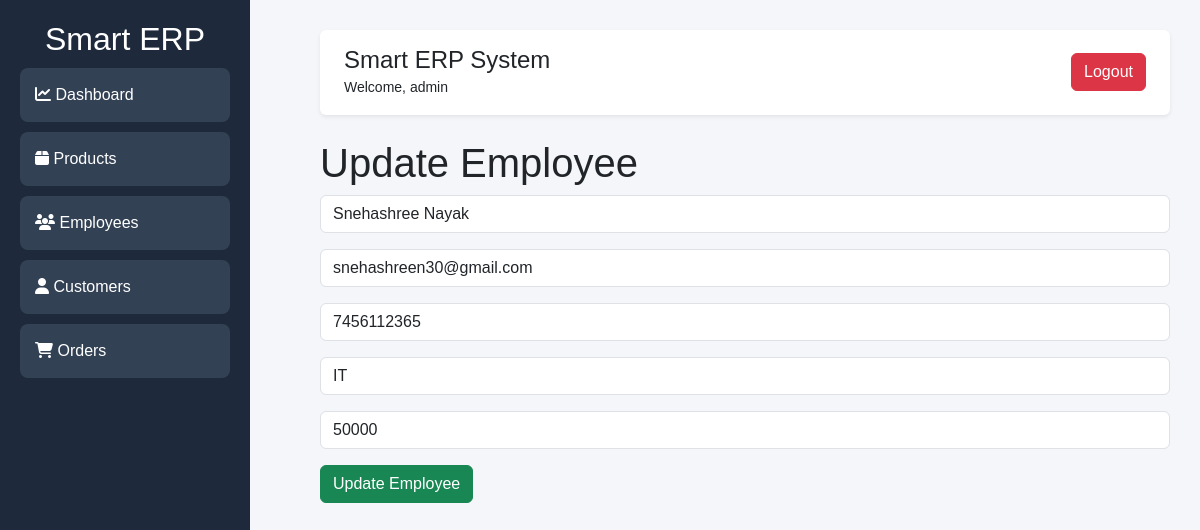
/update-employee/1/ (signed in), run on the app's committed database.
### dashboardapp/models.py (models this page shows, shortened)
class Employee(models.Model):
    name = models.CharField(max_length=100)
    email = models.EmailField()
    phone = models.CharField(max_length=15)
    department = models.CharField(max_length=100)
    salary = models.IntegerField()

### dashboardapp/views.py (the view, shortened to what this page needs)
@login_required(login_url='/login/')
def update_employee(request, id):
    employee = Employee.objects.get(id=id)
    return render(
        request,
        'update_employee.html',
        {
            'employee': employee
        }
    )

### dashboardapp/templates/update_employee.html (shortened to what this page needs)
{% extends 'base.html' %}
{% block content %}
<h1>Update Employee</h1>
<form method="POST">
    <input
        type="text"
        name="name"
        value="{{ employee.name }}"
        class="form-control mb-3"
    >
    <input
        type="email"
        name="email"
        value="{{ employee.email }}"
        class="form-control mb-3"
    >
    <input
        type="text"
        name="phone"
        value="{{ employee.phone }}"
        class="form-control mb-3"
    >
    <input
        type="text"
        name="department"
        value="{{ employee.department }}"
        class="form-control mb-3"
    >
    <input
        type="number"
        name="salary"
        value="{{ employee.salary }}"
        class="form-control mb-3"
    >
    <button
        type="submit"
        class="btn btn-success"
    >
        Update Employee
    </button>
</form>
{% endblock %}

### dashboardapp/templates/base.html (shortened to what this page needs)
<!DOCTYPE html>
<html>
<head>
    <link
    href="https://cdn.jsdelivr.net/npm/bootstrap@5.3.3/dist/css/bootstrap.min.css"
    rel="stylesheet"
>
<link
    rel="stylesheet"
    href="https://cdnjs.cloudflare.com/ajax/libs/font-awesome/6.5.2/css/all.min.css"
>
</head>
<body>
    <div class="sidebar">
        <h2>Smart ERP</h2>
        <ul>
            <li>
    <a href="/">
        <i class="fa-solid fa-chart-line"></i>
        Dashboard
    </a>
</li>
<li>
    <a href="/products/">
        <i class="fa-solid fa-box"></i>
        Products
    </a>
</li>
<li>
    <a href="/employees/">
        <i class="fa-solid fa-users"></i>
        Employees
    </a>
</li>
<li>
    <a href="/customers/">
        <i class="fa-solid fa-user"></i>
        Customers
    </a>
</li>
<li>
    <a href="/orders/">
        <i class="fa-solid fa-cart-shopping"></i>
        Orders
    </a>
</li>
        </ul>
    </div>
    <div class="main">
        <nav class="navbar navbar-light bg-white shadow-sm rounded px-4 py-3 mb-4">
        <div>
               <h4 class="mb-0">
        Smart ERP System
    </h4>
    <small>
        Welcome,
        {{ request.user.username }}
    </small>
        </div>
        <div>
            <a
    href="/logout/"
    class="btn btn-danger"
>
    Logout
</a>
        </div>
    </nav>
        {% block content %}
        {% endblock %}
    </div>
</body>
</html>

### dashboardapp/templates/base.html (style rules this page uses)
body { margin:0; font-family:Arial; background:#f4f6f9; }
.sidebar { width:250px; height:100vh; background:#1e293b; color:white; position:fixed; padding:20px; }
.sidebar h2 { text-align:center; }
.sidebar ul { list-style:none; padding:0; }
.sidebar ul li { padding:15px; margin-top:10px; background:#334155; border-radius:8px; }
.main { margin-left:290px; padding:30px; }
a { color:white; text-decoration:none; display:block; }

### data on the page
Employee: name "Snehashree Nayak", email "snehashreen30@gmail.com", phone "7456112365", department "IT", salary "50000"

### other printed values
{{ request.user.username }} "admin"
